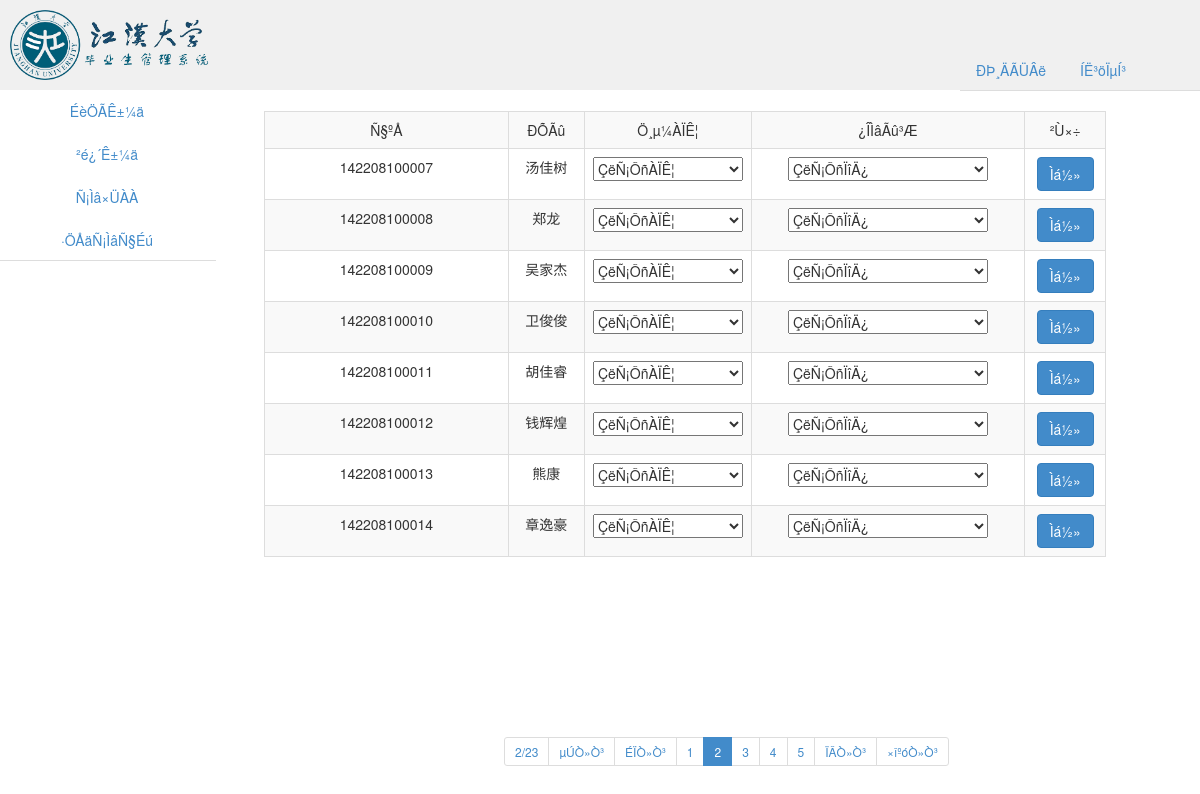
The page /tjwj/fpxs.php?page=2 (signed in) on the database its author committed.
### tables this page shows
CREATE TABLE IF NOT EXISTS `studentdb` (
  `Id` varchar(15) NOT NULL,
  `Name` varchar(15) NOT NULL,
  `Password` varchar(20) NOT NULL,
  PRIMARY KEY (`Id`)
);

### tjwj/fpxs.php (the view, shortened to what this page needs)
<?php
	$page=@$_GET["page"];
?>
<!DOCTYPE html>
<html>
	<head>
	</head>
	<link rel="stylesheet" href="css/bootstrap.min.css">
	<link type="text/css" href="css/index.css" rel="stylesheet" />
	<body>
		<div style="background-color: #F0F0F0;height: 90px;">
			<img src="img/jhlogo.jpg" />
			<ul class="nav nav-tabs" style="width: 20%;float: right;margin-top: 49px;background-color: #F0F0F0;">
				<li><a href="../denglu/update.php">ÐÞ¸ÄÃÜÂë</a></li>
				<li><a href="../denglu/cleansession.php">ÍË³öÏµÍ³</a></li>
			</ul>
		</div>
        <div>
			<div style="width: 18%;float:left;">
				<ul class="nav nav-tabs nav-stacked">
					<li><a href="insertime.html">ÉèÖÃÊ±¼ä</a></li>
					<li><a href="timenow.php">²é¿´Ê±¼ä</a></li>
					<li><a href="xtzl.php">Ñ¡Ìâ×ÜÀÀ</a></li>
					<li><a href="fpxs.php">·ÖÅäÑ¡ÌâÑ§Éú</a></li>
				</ul>
			</div>
			<div style="width: 80%;float:right;padding-top: 20px;padding-left: 2%;">
				<table class="table table-striped table-bordered table-hover" style="width:90%;">
					<tr>
						<td align="center" width="35%">Ñ§ºÅ</td>
						<td align="center" width="10%">ÐÕÃû</td>
						<td align="center" width="10%">Ö¸µ¼ÀÏÊ¦</td>
						<td align="center" width="35%">¿ÎÌâÃû³Æ</td>
						<td align="center" width="10%">²Ù×÷</td>
					</tr>
				<?php
					$Page_size=8;
					$result=@mysql_query('select * from studentdb where not exists(select * from ptable where studentdb.Id=ptable.sid and pfid is not null)');
					$count = mysql_num_rows($result);
					$page_count = ceil($count/$Page_size);
					$init=1;
					$page_len=5;
					$max_p=$page_count;
					$pages=$page_count;
					if(empty($_GET['page'])||$_GET['page']<0)
						$page=1;
					else
						@$page=$_GET['page'];
					$offset=$Page_size*($page-1);
					$sql="select Id,Name from studentdb where not exists(select * from ptable where studentdb.Id=ptable.sid and pfid is not null) limit ".$offset.",8";
					$result=@mysql_query($sql);
					$page_len = ($page_len%2)?$page_len:$pagelen+1;
					$pageoffset = ($page_len-1)/2;
					while($ssqlr=@mysql_fetch_assoc($result))
					{
						echo "<tr>";
						echo "<form action='faction.php' method='post'>";
						echo "<td align=\"center\">".$ssqlr["Id"]."</td>";
						echo "<td align=\"center\">".$ssqlr["Name"]."</td>";
						echo "<td align=\"center\"><select id='tid".$ssqlr["Id"]."' name='tid' onchange='changepid(".$ssqlr["Id"].")'>";
						echo "<option value=''>ÇëÑ¡ÔñÀÏÊ¦</option>";
						echo "</select></td>";
						echo "<td align=\"center\"><select id='pid".$ssqlr["Id"]."' name='pid' style='width:200px;'><option value=''>ÇëÑ¡ÔñÏîÄ¿</option></select></td>";
						echo "<td align=\"center\">";
						echo "<input type='submit' value='Ìá½»' class=\"btn btn-primary\" style='margin:0;' id=\"submit".$ssqlr["Id"]."\">";
						echo "</td>";
						echo "</form>";
						echo "</tr>";
					}
					$key='<div class="page">';
					$key.="<ul class='pagination pagination-sm'><li><span>$page/$pages</span></li> ";
					if($page!=1){
						$key.="<li><a href=\"".$_SERVER['PHP_SELF']."?page=1\">µÚÒ»Ò³</a></li> ";
						$key.="<li><a href=\"".$_SERVER['PHP_SELF']."?page=".($page-1)."\">ÉÏÒ»Ò³</a></li>";
					}else {
						$key.="<li class='disabled'><a>µÚÒ»Ò³</a></li>";
						$key.="<li class='disabled'><a>ÉÏÒ»Ò³</a></li>";
					}
					if($pages>$page_len){
						if($page<=$pageoffset){
							$init=1;
							$max_p = $page_len;
						}
					}
					for($i=$init;$i<=$max_p;$i++){
						if($i==$page)
							$key.="<li class='active'><span>$i</span></li>";
						else
							$key.=" <li><a href=\"".$_SERVER['PHP_SELF']."?page=".$i."\">".$i."</a></li>";
					}
					if($page!=$pages){
						$key.=" <li><a href=\"".$_SERVER['PHP_SELF']."?page=".($page+1)."\">ÏÂÒ»Ò³</a></li> ";
						$key.="<li><a href=\"".$_SERVER['PHP_SELF']."?page=".$pages."\">×îºóÒ»Ò³</a></li>";
					}else {
						$key.="<li class='disabled'><a>ÏÂÒ»Ò³</a></li>";
						$key.="<li class='disabled'><a>×îºóÒ»Ò³</a></li>";
					}
					$key.='</ul></div>';
					?>
				</table>
			</div>
			<div style="position:fixed;bottom:10px;padding-left:42%;">
				<?php echo $key?>
			</div>
	</body>
</html>

### tjwj/css/index.css (style rules this page uses)
img { height: 70px; margin-top: 10px; margin-left: 10px; }
ul li { text-align: center; }

### tjwj/fpxs.php (style rules this page uses)
input { margin-top:20px; margin-bottom:10px; }
select { width:150px; }
form { margin-top:50px; }

### rows shown on the page
studentdb: Id "142208100007", Name "汤佳树"
studentdb: Id "142208100008", Name "郑龙"
studentdb: Id "142208100009", Name "吴家杰"
studentdb: Id "142208100010", Name "卫俊俊"
studentdb: Id "142208100011", Name "胡佳睿"
studentdb: Id "142208100012", Name "钱辉煌"
studentdb: Id "142208100013", Name "熊康"
studentdb: Id "142208100014", Name "章逸豪"

### other values the page prints
$page "2"
$pages "23"
